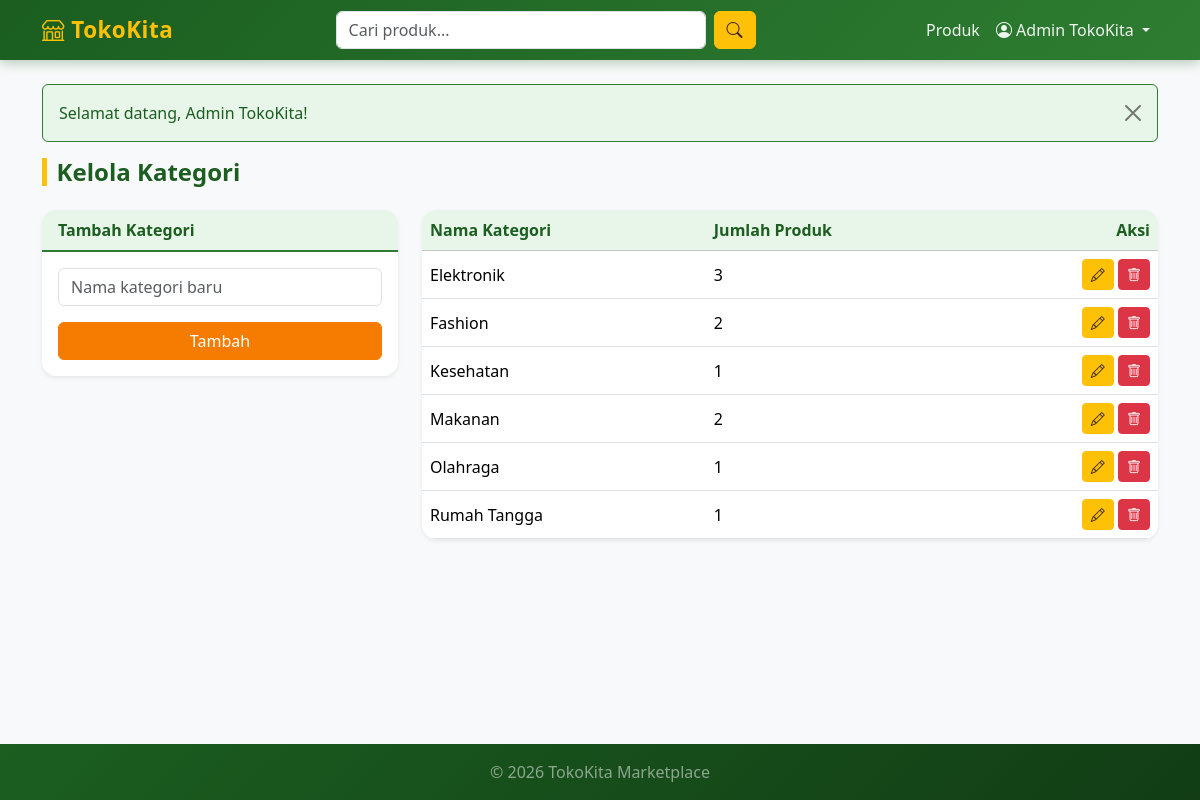
The app's page /admin/kategori.php (signed in) with its own data.
### tables this page shows
CREATE TABLE kategori (
  id_kategori   INT AUTO_INCREMENT PRIMARY KEY,
  nama_kategori VARCHAR(100) NOT NULL UNIQUE
);

### includes/functions.php (called while the page is built, shortened)
<?php
function e($string) {
    return htmlspecialchars((string) $string, ENT_QUOTES, 'UTF-8');
}

### admin/kategori.php (the view, shortened to what this page needs)
<?php
require_once __DIR__ . '/../includes/auth.php';
$daftar_kategori = mysqli_query($koneksi,
    'SELECT k.*, COUNT(p.id_produk) AS jumlah_produk
     FROM kategori k
     LEFT JOIN produk p ON p.id_kategori = k.id_kategori
     GROUP BY k.id_kategori
     ORDER BY k.nama_kategori');
require_once __DIR__ . '/../includes/header.php';
?>
<h4 class="mb-4">Kelola Kategori</h4>
<div class="row g-4">
    <div class="col-md-4">
        <div class="card shadow-sm">
            <div class="card-header bg-white fw-semibold">Tambah Kategori</div>
            <div class="card-body">
                <form method="post">
                    <div class="mb-3">
                        <input type="text" name="nama_kategori" class="form-control"
                               placeholder="Nama kategori baru" required maxlength="100">
                    </div>
                    <button type="submit" class="btn btn-primary w-100">Tambah</button>
                </form>
            </div>
        </div>
    </div>
    <div class="col-md-8">
        <div class="card shadow-sm">
            <div class="table-responsive">
                <table class="table table-hover align-middle mb-0">
                    <thead class="table-light">
                        <tr><th>Nama Kategori</th><th>Jumlah Produk</th><th class="text-end">Aksi</th></tr>
                    </thead>
                    <tbody>
                    <?php while ($kat = mysqli_fetch_assoc($daftar_kategori)): ?>
                        <tr>
                            <td><?= e($kat['nama_kategori']) ?></td>
                            <td><?= (int) $kat['jumlah_produk'] ?></td>
                            <td class="text-end">
                                <button class="btn btn-warning btn-sm" data-bs-toggle="modal"
                                        data-bs-target="#editModal<?= $kat['id_kategori'] ?>">
                                    <i class="bi bi-pencil"></i>
                                </button>
                                <form method="post" class="d-inline"
                                      onsubmit="return confirm('Hapus kategori ini?')">
                                    <button type="submit" class="btn btn-danger btn-sm"><i class="bi bi-trash"></i></button>
                                </form>
                            </td>
                        </tr>
                    <?php endwhile; ?>
                    </tbody>
                </table>
            </div>
        </div>
    </div>
</div>
<?php require_once __DIR__ . '/../includes/footer.php'; ?>

### assets/css/style.css (style rules this page uses)
:root { --tk-green: #2e7d32; --tk-green-dark: #1b5e20; --tk-green-light: #e8f5e9; --tk-yellow: #ffc107; --tk-yellow-dark: #ff8f00; --tk-yellow-light: #fff8e1; --tk-orange: #f57c00; --tk-orange-dark: #e65100; --tk-orange-light: #fff3e0; }
body { font-family: 'Segoe UI', system-ui, -apple-system, sans-serif; background-color: #f6f9f4; }
.btn-primary { --bs-btn-bg: var(--tk-orange); --bs-btn-border-color: var(--tk-orange); --bs-btn-hover-bg: var(--tk-orange-dark); --bs-btn-hover-border-color: var(--tk-orange-dark); --bs-btn-active-bg: var(--tk-orange-dark); --bs-btn-active-border-color: var(--tk-orange-dark); --bs-btn-disabled-bg: var(--tk-orange); --bs-btn-disabled-border-color: var(--tk-orange); }
.btn-warning { --bs-btn-bg: var(--tk-yellow); --bs-btn-border-color: var(--tk-yellow); --bs-btn-hover-bg: var(--tk-yellow-dark); --bs-btn-hover-border-color: var(--tk-yellow-dark); --bs-btn-color: #3e2723; --bs-btn-hover-color: #fff; }
.card { border: none; border-radius: .9rem; overflow: hidden; transition: transform .2s, box-shadow .2s; }
.card-header.bg-white { background: var(--tk-green-light) !important; color: var(--tk-green-dark); border-bottom: 2px solid var(--tk-green); }
.table-light { --bs-table-bg: var(--tk-green-light); --bs-table-color: var(--tk-green-dark); }
.table thead th { font-weight: 700; }
h4.mb-4, h4.mb-0 { color: var(--tk-green-dark); font-weight: 700; border-left: 5px solid var(--tk-yellow); padding-left: .6rem; }

### records on screen
kategori: nama_kategori "Elektronik", jumlah_produk "3"
kategori: nama_kategori "Fashion", jumlah_produk "2"
kategori: nama_kategori "Kesehatan", jumlah_produk "1"
kategori: nama_kategori "Makanan", jumlah_produk "2"
kategori: nama_kategori "Olahraga", jumlah_produk "1"
kategori: nama_kategori "Rumah Tangga", jumlah_produk "1"

### other values on screen
$user['nama'] "Admin TokoKita"
$flash['message'] "Selamat datang, Admin TokoKita!"
